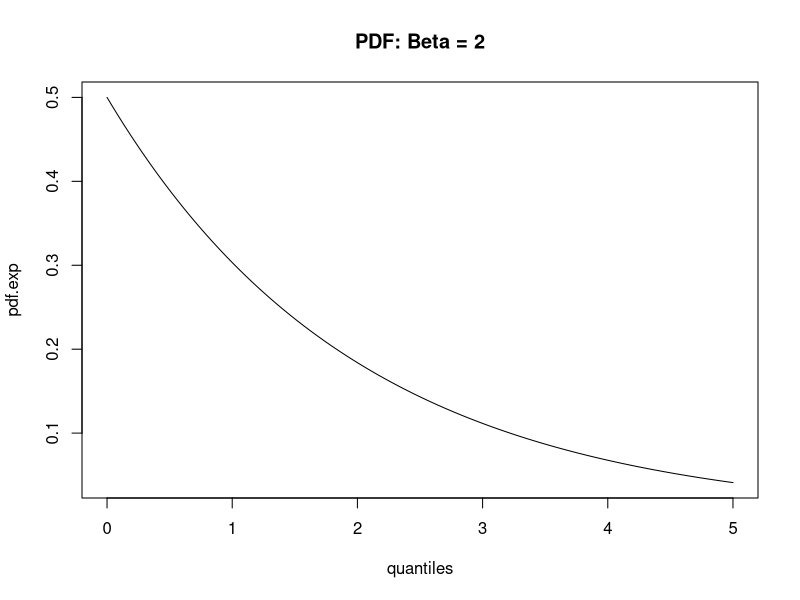
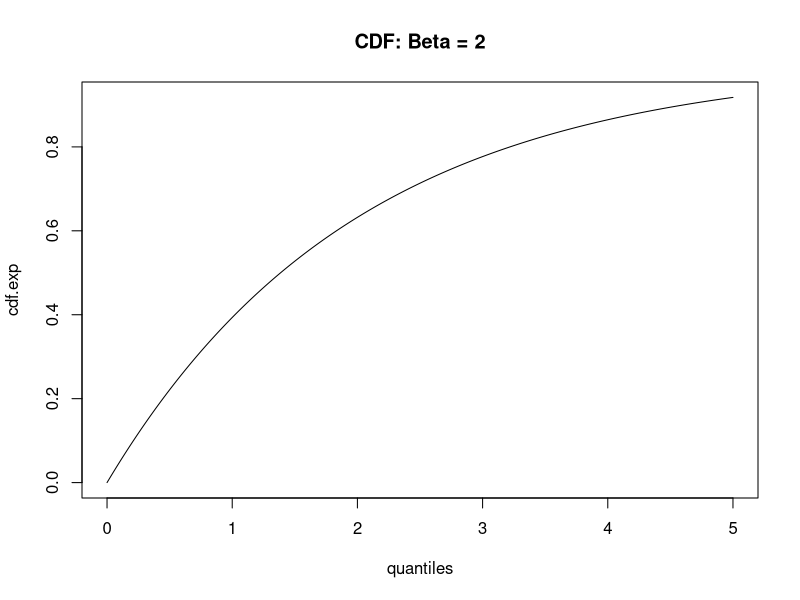
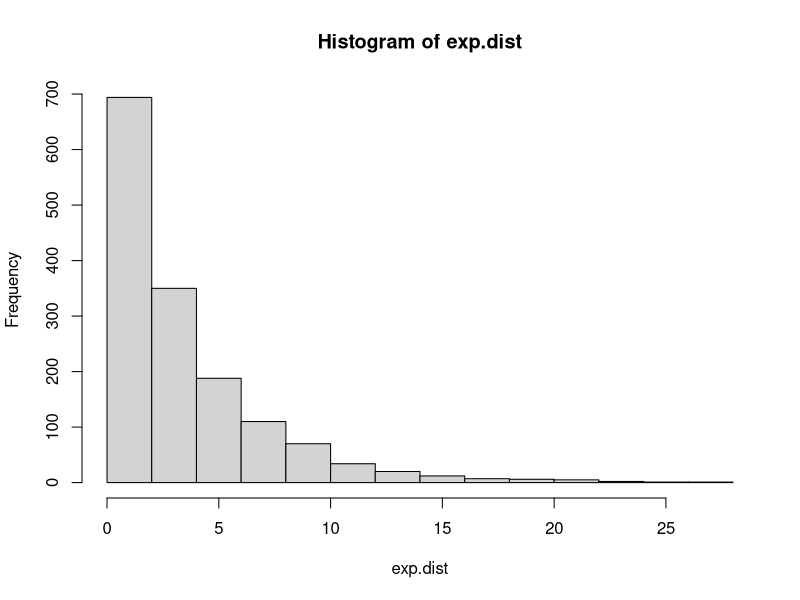

Reproduce these figures in R, in order.
#a)
#I am going to plot the PDF 
quantiles <- seq(0,5, by =0.01)
pdf.exp <- dexp(quantiles, rate=(1/2))
plot(quantiles, pdf.exp, type='l', main = "PDF: Beta = 2")

#I am going to plot the CDF
quantiles <- seq(0,5, by =0.01)
cdf.exp <- pexp(quantiles, rate=(1/2))
plot(quantiles, cdf.exp, type ='l', main = "CDF: Beta = 2")

#b)
# I need to  generate a random exponential dataset with 1500 values at a rate of 3.5
set.seed(35)
exp.dist <- rexp(1500, rate=(1/3.5))
exp.dist

hist(exp.dist)

#c)
#Now I need to sort the data using the sort() function. 
sort.exp.dist <- sort(exp.dist)

#Calculate the probability between the 1st and 750th datapoints
(pexp(sort.exp.dist[750],rate=(1/3.5))) - (pexp(sort.exp.dist[1],rate=(1/3.5))) #probability between the 1st to 750th column
#OUTPUT: 0.4768198

#Calculate the probability 50th and 350th datapoints
(pexp(sort.exp.dist[350],rate=(1/3.5))) - (pexp(sort.exp.dist[50],rate=(1/3.5)))  ##probability betwee 50th and 350th. You have to subtract the probability from the 1st to the 50th to geth the probability for just tha region between
#OUTPUT:  0.1828813
#Calculate the probability 1000th and 1250th datapoints
(pexp(sort.exp.dist[1250],rate=(1/3.5))) - (pexp(sort.exp.dist[1000],rate=(1/3.5))) #probability betwee 1000th and 1250th. You have to subtract the probability from the 1st to the 1000th to geth the probability for just tha region between
#OUTPUT: 0.183537

#Determine the probability of getting a random value greater than the maximum in the dataset
1-(pexp(sort.exp.dist[1500],rate=(1/3.5)))
#OUTPUT: 0.0005217617

#d)
#Determining the quantile values for the 0.025 and 0.975 probabilities. 
#Determine, using ifelse stamtements, what percentage of your random number data fall outside of this range
#What percent should it be?
low.limit <- qexp(0.025,rate=(1/3.5))
low.limit
#OUTPUT: 0.08861233
upper.limit <- qexp(0.975, rate=(1/3.5))
upper.limit
#OUTPUT: 12.91108
low.out.prob <- sum(ifelse(sort.exp.dist<low.limit,1,0))/1500
up.out.prob <- sum(ifelse(sort.exp.dist>upper.limit,1,0))/1500
low.out.prob
#OUTPUT: 0.02533333
up.out.prob
#OUTPUT:0.02933333
